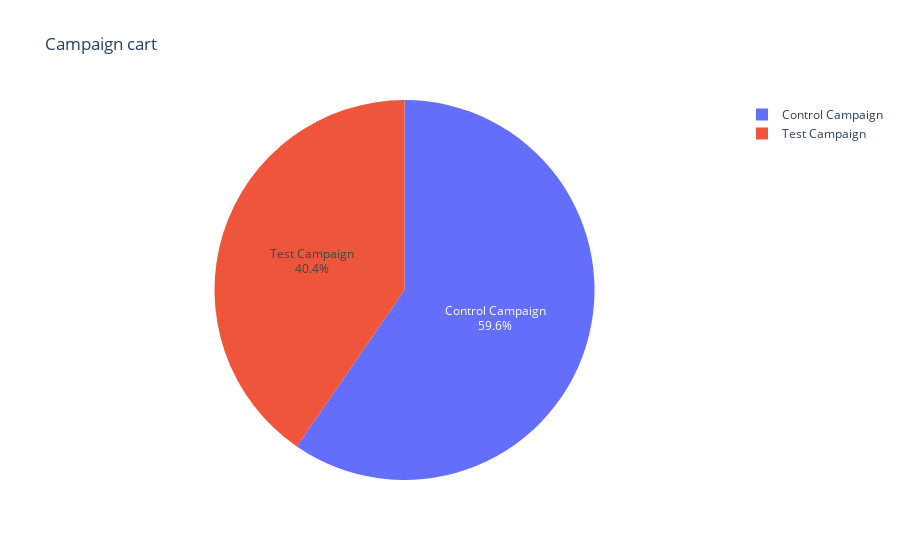

Notebook code cell kept with this figure:
### Code cell
# Plot a pie chart to visualize the total campaign added cart

pie_chart = px.pie(campaign_grouped_cart, values='Total cart', names='Campaign Name',
                   title='Campaign cart', hole=0,)
                   #hover_data=['Campaign Name'])

pie_chart.update_traces(textposition='inside', textinfo='percent+label')
pie_chart.show()

### Figure 1 — Plotly figure (JSON) as saved in the notebook; plotly's stock layout.template omitted (floating-point values rounded to 4 significant figures)
{"data": [{"domain": {"x": [0, 1], "y": [0, 1]}, "hole": 0, "hovertemplate": "Campaign Name=%{label}<br>Total cart=%{value}<extra></extra>", "labels": ["Control Campaign", "Test Campaign"], "legendgroup": "", "name": "", "showlegend": true, "textinfo": "percent+label", "textposition": "inside", "type": "pie", "values": [39000, 26446]}], "layout": {"legend": {"tracegroupgap": 0}, "title": {"text": "Campaign cart"}}}
